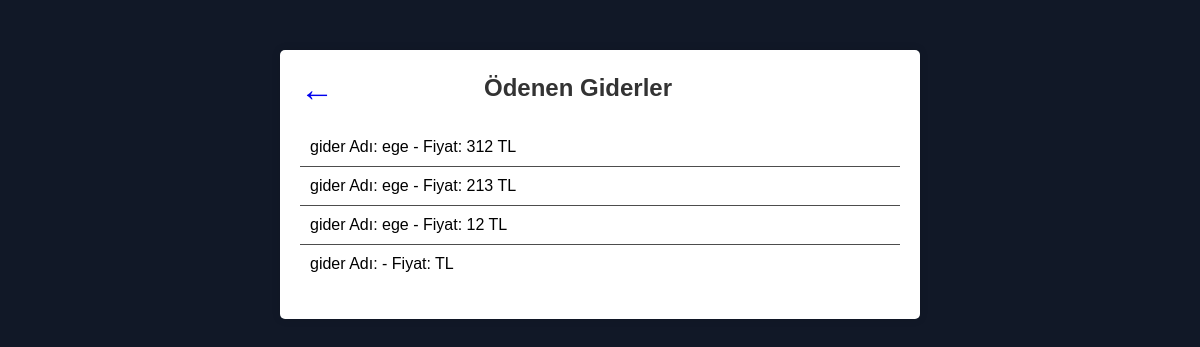
/admin/odenen_giderler.php, run on the app's committed database.
### tables this page shows
CREATE TABLE `odenen_giderler` (
  `gider_id` int(11) NOT NULL AUTO_INCREMENT,
  `g_isim` varchar(55) DEFAULT NULL,
  `g_fiyat` varchar(55) DEFAULT NULL,
  PRIMARY KEY (`gider_id`)
);

### admin/odenen_giderler.php (the view, shortened to what this page needs)
<!DOCTYPE html>
<html lang="tr">
<head>
    <link rel="stylesheet" href="../asset/css/admin/odenen_giderler.css">
</head>
<body>
<div class="container">
<div class="div"><?php include '../include/admin_back_button.php'; ?><h2>Ödenen Giderler</h2></div>
        <ul>
            <?php
            include('../include/database.php');
            $sorgu = $db->query("SELECT * FROM odenen_giderler");
            $odenen_giderler = $sorgu->fetchAll(PDO::FETCH_ASSOC);
            foreach ($odenen_giderler as $odenen_gider) {
                echo "<li>gider Adı: " . $odenen_gider['g_isim'] . " - Fiyat: " . $odenen_gider['g_fiyat'] . " TL</li>";
            }
            ?>
        </ul>
    </div>
</body>
</html>

### asset/css/admin/odenen_giderler.css (style rules this page uses)
body { font-family: Arial, sans-serif; margin: 0; padding: 0; background-color: rgb(17 24 39); }
.container { max-width: 600px; margin: 50px auto; padding: 20px; background-color: #fff; border-radius: 5px; box-shadow: 0 0 10px rgba(0, 0, 0, 0.1); }
h2 { text-align: center; color: #333; }
ul { list-style-type: none; padding: 0; }
li { padding: 10px; border-bottom: 1px solid rgb(77, 77, 77); }
li:last-child { border-bottom: none; }
.div { display: flex; margin: auto; gap: 25%; }
h2 { text-align: center; margin-top: 4px; margin-bottom: 10px; }

### data on the page
odenen_giderler: g_isim "ege", g_fiyat "312"
odenen_giderler: g_isim "ege", g_fiyat "213"
odenen_giderler: g_isim "ege", g_fiyat "12"
